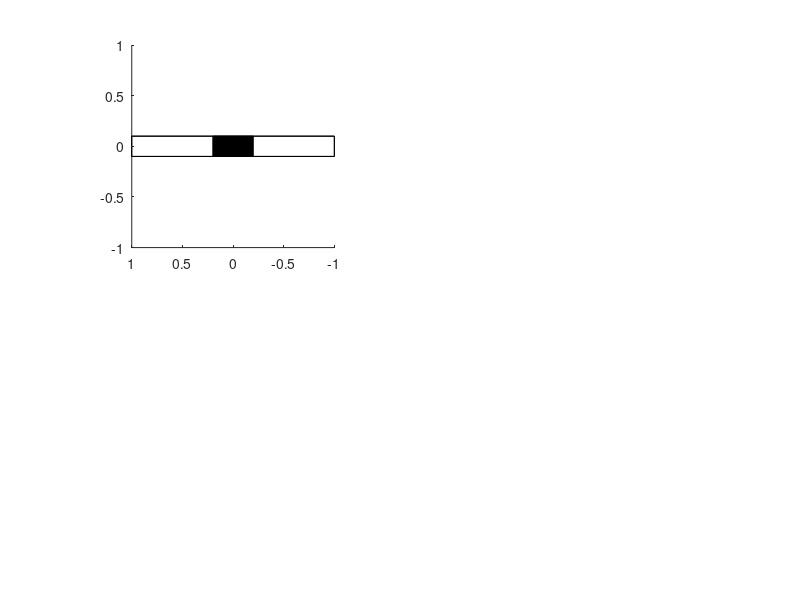

Here is the MATLAB script that generated this plot: (Note: this script raises an error after producing the figure.)
try
    close(1);
catch
end
try
    ishghandle(thg_est)
catch
    thg_est = struct();
    thg_true = struct();
end
if not(ishghandle(thg_est))
    figure(1);
    ax = subplot(2,2,1);
    vert=[-1 1 0.1
        -1 -1 0.1
        -1 -1 -0.1
        -1 1 -0.1
        1 1 0.1
        1 -1 0.1
        1 -1 -0.1
        1 1 -0.1
        -1.01 0.2 0.1
        -1.01 -0.2 0.1
        -1.01 -0.2 -0.1
        -1.01 0.2 -0.1
        ];
    fac=[1 2 3 4
        2 6 7 3
        5 6 7 8
        1 5 8 4
        1 2 6 5
        4 3 7 8
        9 10 11 12];
    tcolor=[1 1 1;0 1 0;1 1 1;1 0 0;1 1 1;0 0 0;0 0 0];
    h=patch('Faces',fac,'Vertices',vert,'FaceVertexCData',tcolor,'FaceColor','flat');
    grid off;
    axis equal;
%     view(90,0);    
    view(-90,0);    
    thg_est = hgtransform('Parent',ax);
    set(h,'Parent',thg_est);
    if useSimulation_visuals
        h_true = patch('Faces',fac,'Vertices',vert,'FaceVertexCData',tcolor,'FaceColor','flat');
        thg_true = hgtransform('Parent',ax);
        set(h_true,'Parent',thg_true);
    end
    set(gcf,'Renderer','zbuffer');
    set(ax, 'XTickLabelMode', 'manual', 'XTickLabel', []);
    set(ax, 'YTickLabelMode', 'manual', 'YTickLabel', []);
    set(ax, 'ZTickLabelMode', 'manual', 'ZTickLabel', []);
    drawnow;
end
